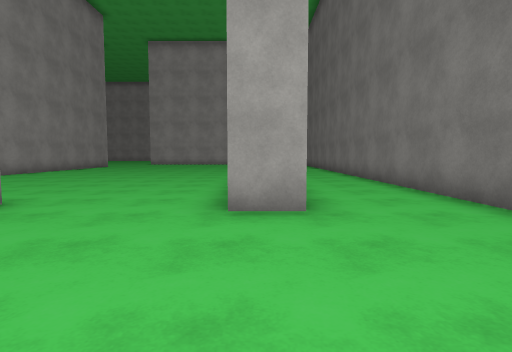
view 1 (above)

24 first-person views from a walk through a 3-D level made in the Unity game engine. The camera is 1.2 m above the floor, tilts 4° down and sees 80° across. The floor is counted in squares, 1.67 m on a side. Each view is taken from the middle of a square. On the plan, view 1 faces up. The plan holds only what a view shows up to about 10 squares ahead; the rest is blank. The place goes on beyond the plan. The player character is not drawn. Surface patterns are stand-ins for the level's own textures.

view 2
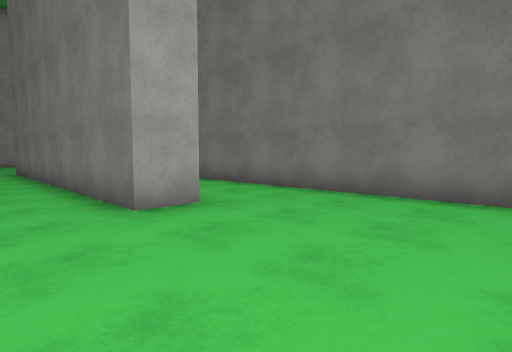

view 3
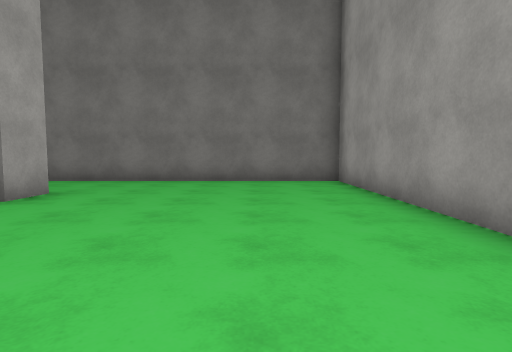

view 4
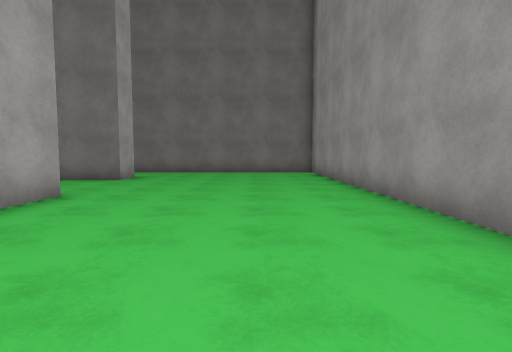

view 5
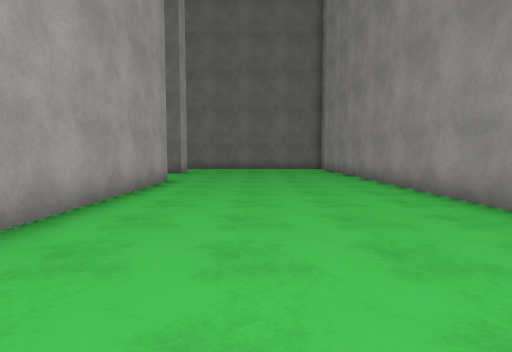

view 6
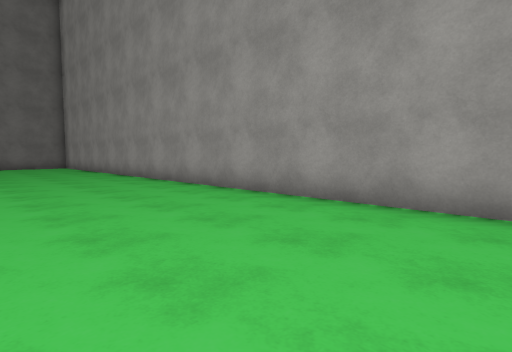

view 7
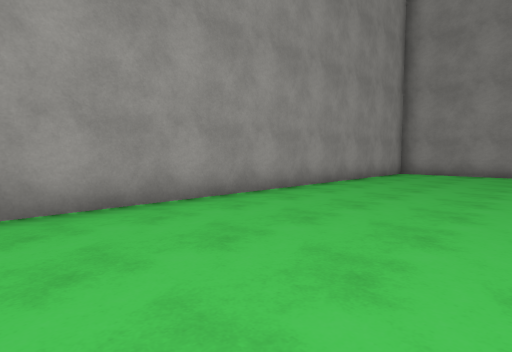

view 8
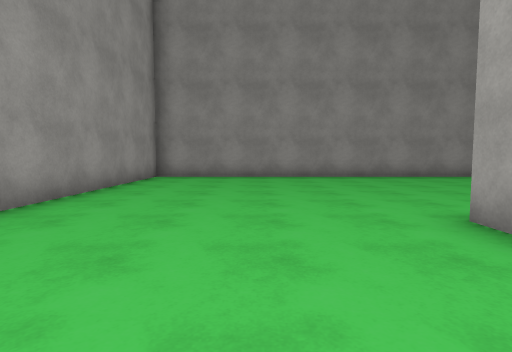

view 9
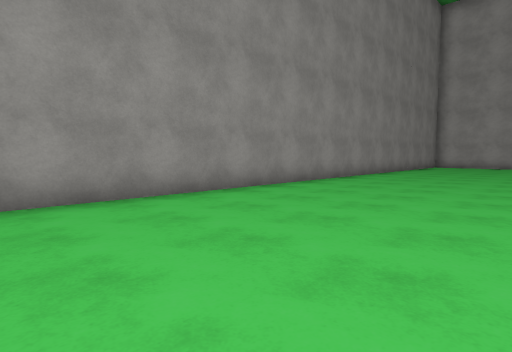

view 10
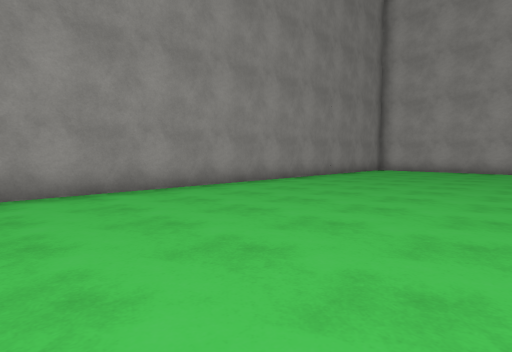

view 11
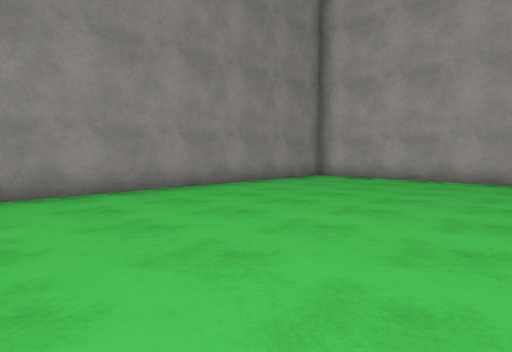

view 12
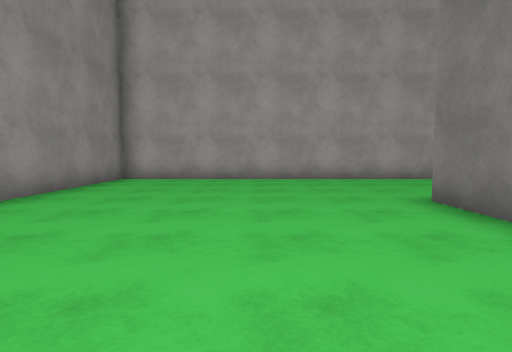

view 13
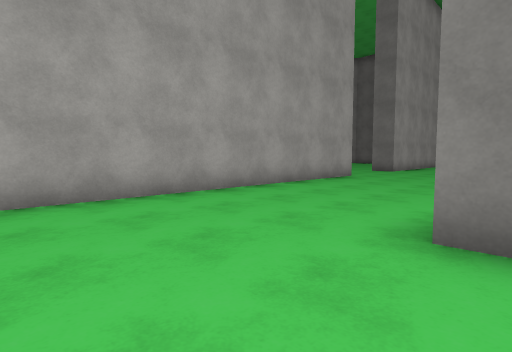

view 14
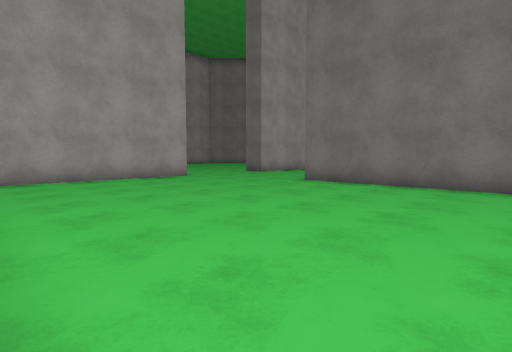

view 15
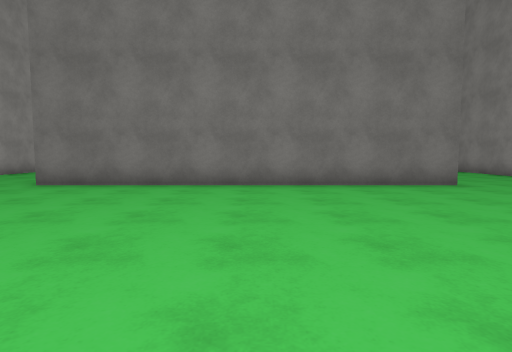

view 16
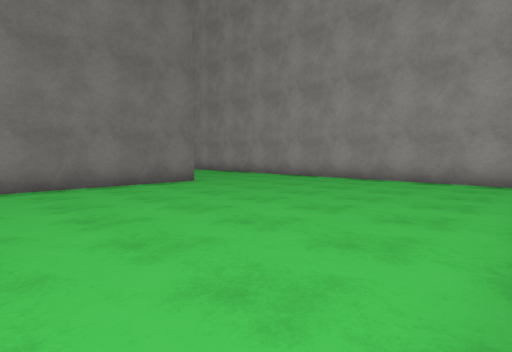

view 17
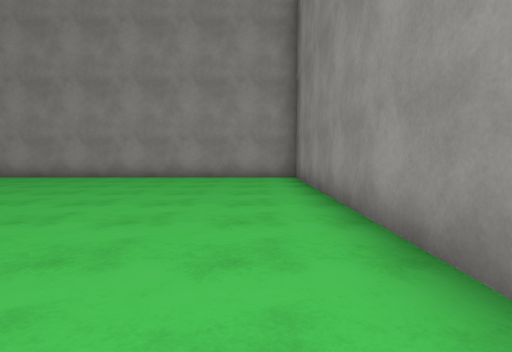

view 18
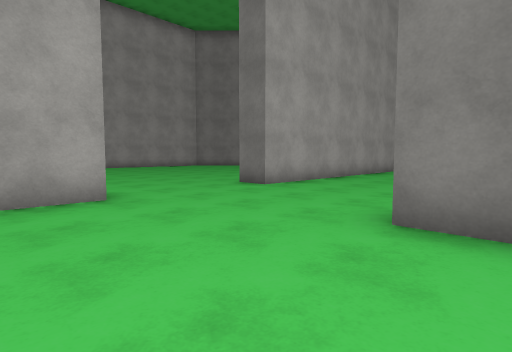

view 19
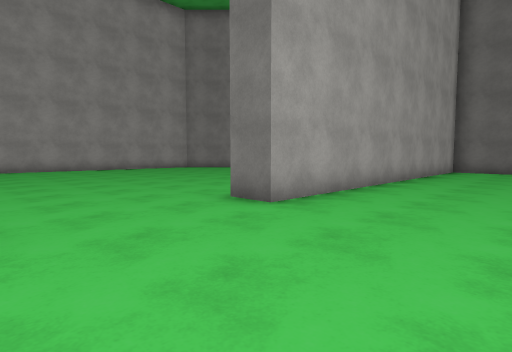

view 20
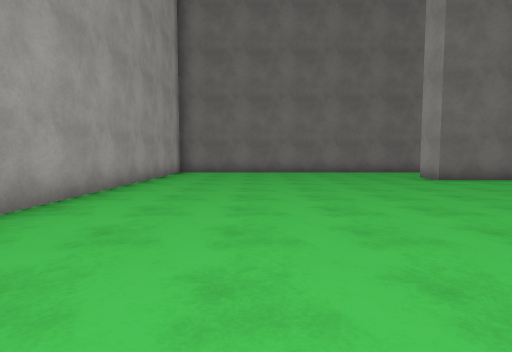

view 21
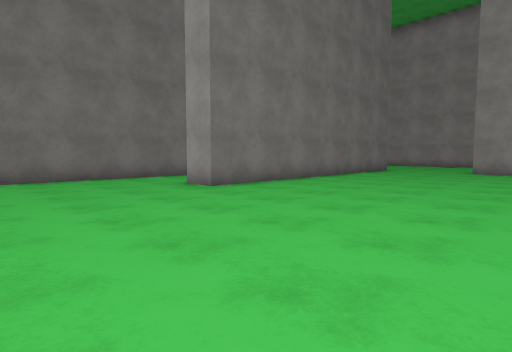

view 22
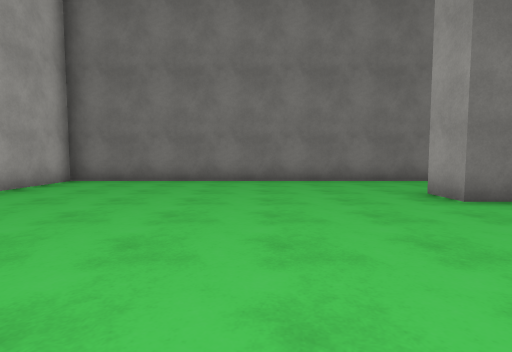

view 23
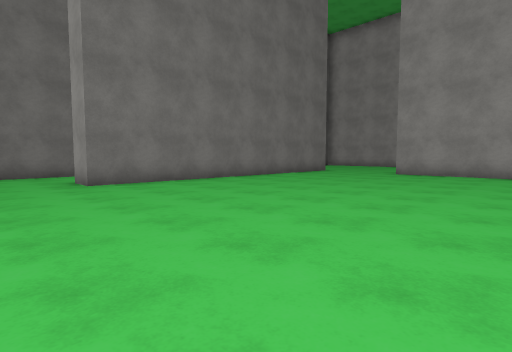

view 24
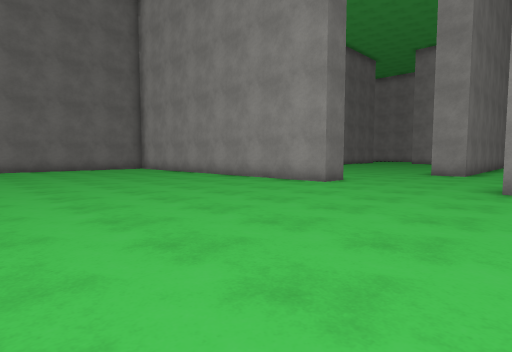

### Floor plan
Points are (right, up) in squares from view 1. A wall is a line through its corners. A room is listed if a view was taken in it or the views show most of it. See-through windows are left out.
Room 1 (views 1, 2, 3, 4, 5, 6, 7, 8, 9, 10, 11, 12, 13, 14, 15, 16, 17, 18, 19, 20, 21, 22, 23, 24)
walls: (-9.8, 8.1) (-9.8, 18.2); (-11.2, 22.1) (-25, 22.1) (-25, -2.3) (3.3, -2.3) (3.3, 10.1); (-17.3, 12.6) (-17.3, 4.4) (-5.4, 4.4); (-18.3, 16.1) (-18.3, 17.8); (-3.6, 3.4) (-9.2, 3.4); (3.3, 12.2) (3.3, 22.1) (-7.6, 22.1) (-7.6, 23) (-4.8, 23); (-17.6, 3.4) (-18.4, 3.4); (0.8, 3.8) (-0.4, 3.8) (-0.4, 13.8) (0.8, 13.8)

Positions as (right, up) in squares from view 1, and headings:
1: (0, 0), facing up
2: (-2, 0), facing up-right
3: (-5, 0), facing right
4: (-9, 0), facing right
5: (-12, 1), facing right
6: (-15, 2), facing down-right
7: (-13, 2), facing down-left
8: (-15, 1), facing left
9: (-20, 3), facing up-left
10: (-19, 8), facing up-left
11: (-19, 13), facing up-left
12: (-21, 13), facing up
13: (-21, 17), facing up-right
14: (-17, 13), facing up-right
15: (-17, 13), facing right
16: (-17, 13), facing down-right
17: (-16, 14), facing down
18: (-13, 17), facing up-right
19: (-11, 19), facing up-right
20: (-9, 19), facing right
21: (-6, 18), facing down-right
22: (-5, 17), facing right
23: (-8, 16), facing down-right
24: (-12, 30), facing down-right
